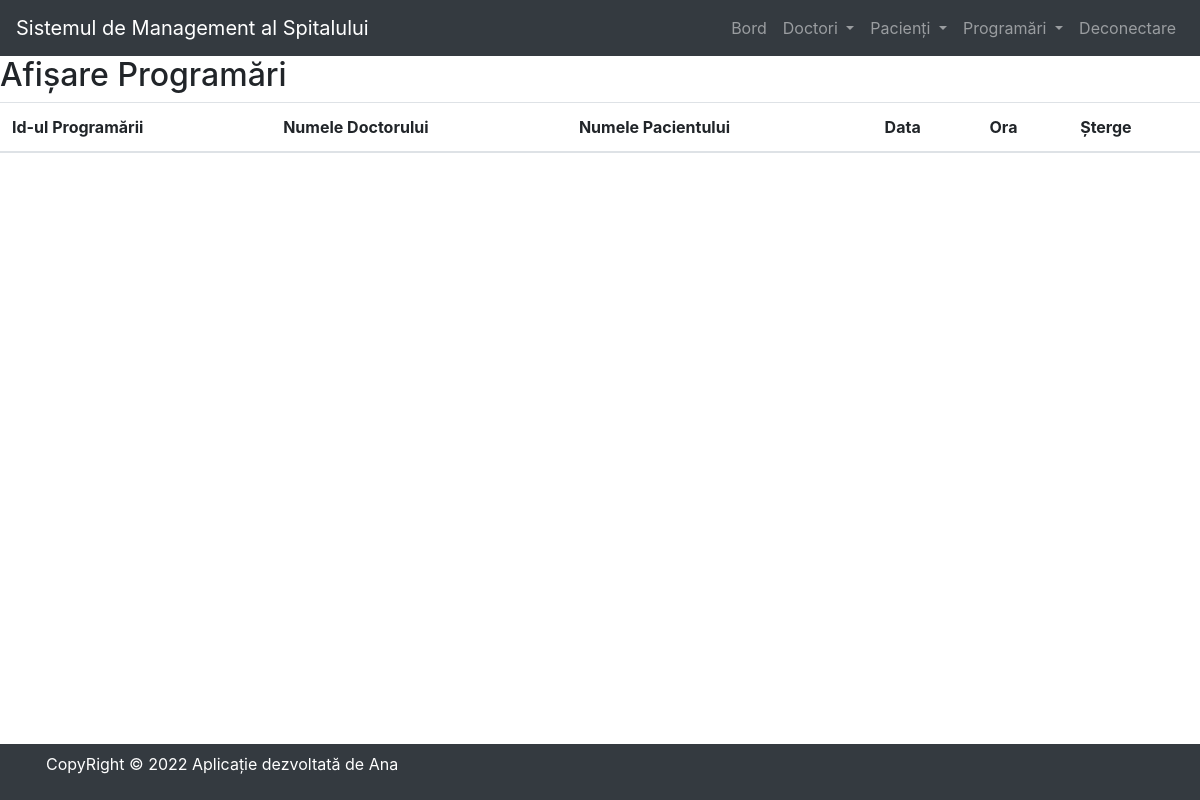
Before: /view_appointment/ (signed in) with the older database file.
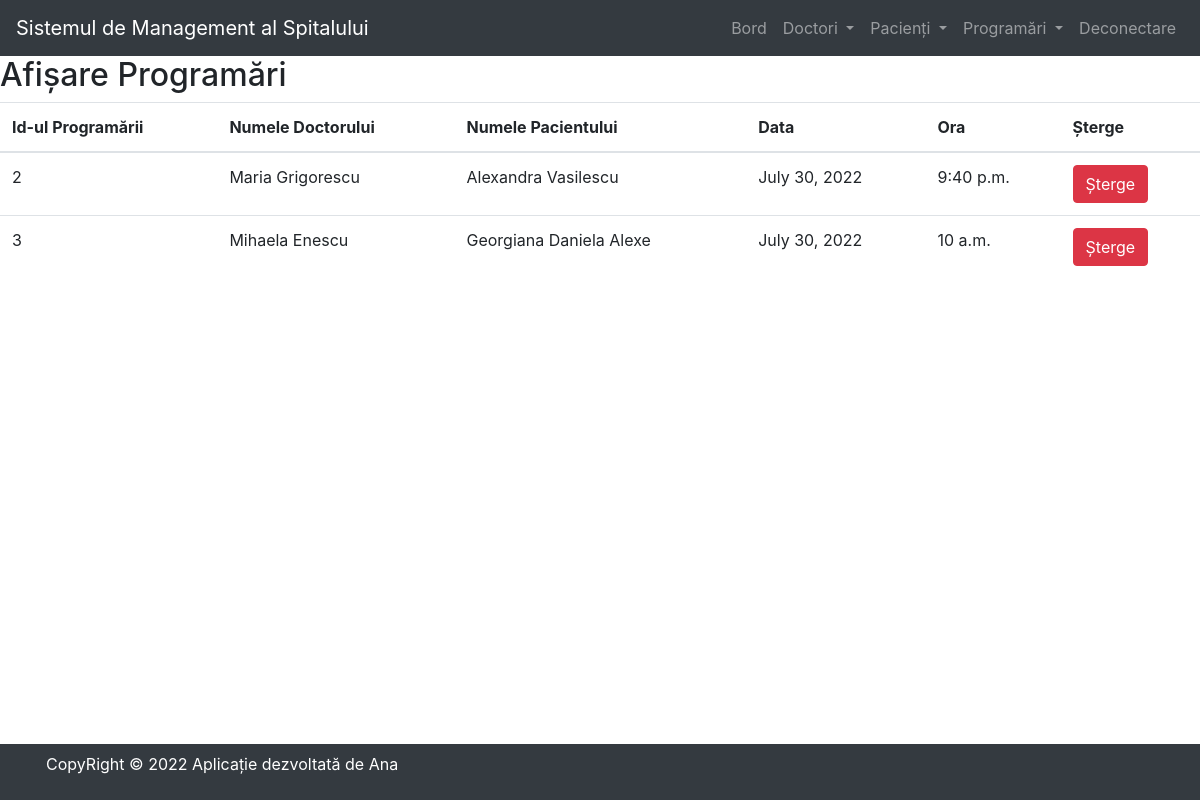
After: the same page with the newer database file.
### hospital/models.py (models this page shows, shortened)
class Appointment(models.Model):
    doctor = models.ForeignKey(Doctor, on_delete=models.CASCADE)
    patient = models.ForeignKey(Patient, on_delete=models.CASCADE)
    date = models.DateField()
    time = models.TimeField()

class Doctor(models.Model):
    name = models.CharField(max_length=50)
    mobile = models.IntegerField()
    special = models.CharField(max_length=50)

class Patient(models.Model):
    name = models.CharField(max_length=50)
    gender = models.CharField(max_length=10)
    mobile = models.IntegerField(null=True)
    address = models.TextField()

### hospital/views.py (the view)
# urls.py: path('view_appointment/', View_Appointment, name='view_appointment'),
def View_Appointment(request):
    if not request.user.is_staff:
        return redirect('login')
    apt = Appointment.objects.all()
    a = {'apt': apt}
    return render(request, 'view_appointment.html', a)

### hospital/templates/view_appointment.html
{% include 'base.html' %}
{% include 'navigation.html' %}
{% block content %}
<div>
    <h2>Afișare Programări</h2>
    <table id="example" class="table table-hover">
        <thead>
            <tr>
                <th>Id-ul Programării</th>
                <th>Numele Doctorului</th>
                <th>Numele Pacientului</th>
                <th>Data</th>
                <th>Ora</th>
                <th>Șterge</th>
            </tr>
        </thead>
        <tbody>
            {% for i in apt %}
            <tr>
                <td>{{i.id}}</td>
                <td>{{i.doctor.name}}</td>
                <td>{{i.patient.name}}</td>
                <td>{{i.date}}</td>
                <td>{{i.time}}</td>
                <td><a href="{% url 'delete_appointment' i.id %}"
                    onclick="return confirm('Sunteți siguri că vreți să ștergeți acest record?')" class="btn btn-danger">Șterge</a>
                </td>
            </tr>
            {% endfor %}
        </tbody>
    </table>
</div>
{% endblock content %}
{% include 'footer.html' %}

Changed rows visible on the page:
added Appointment: id "2", doctor.name "Maria Grigorescu", patient.name "Alexandra Vasilescu", date "July 30, 2022", time "9:40 p.m."
added Appointment: id "3", doctor.name "Mihaela Enescu", patient.name "Georgiana Daniela Alexe", date "July 30, 2022", time "10 a.m."
